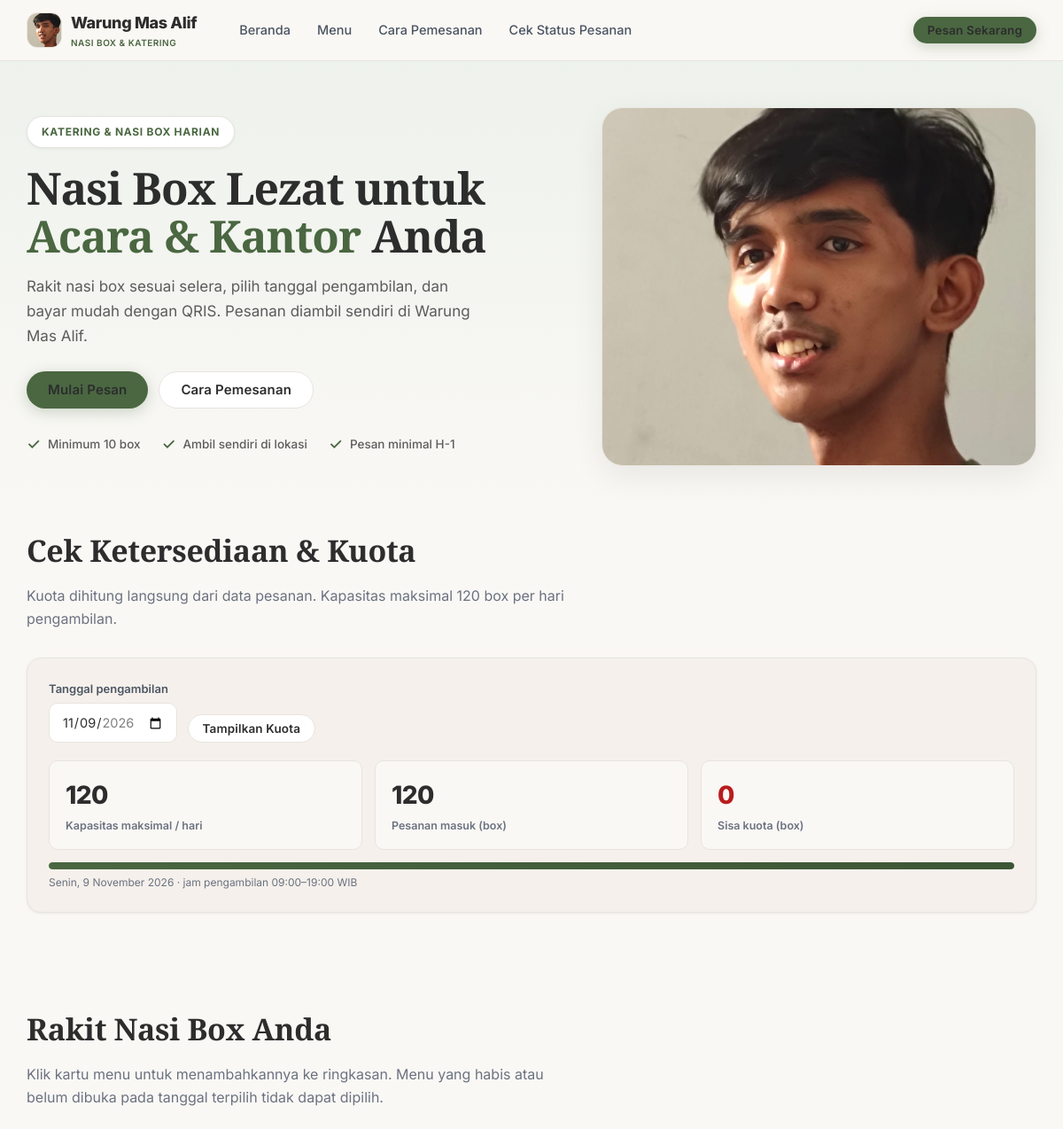
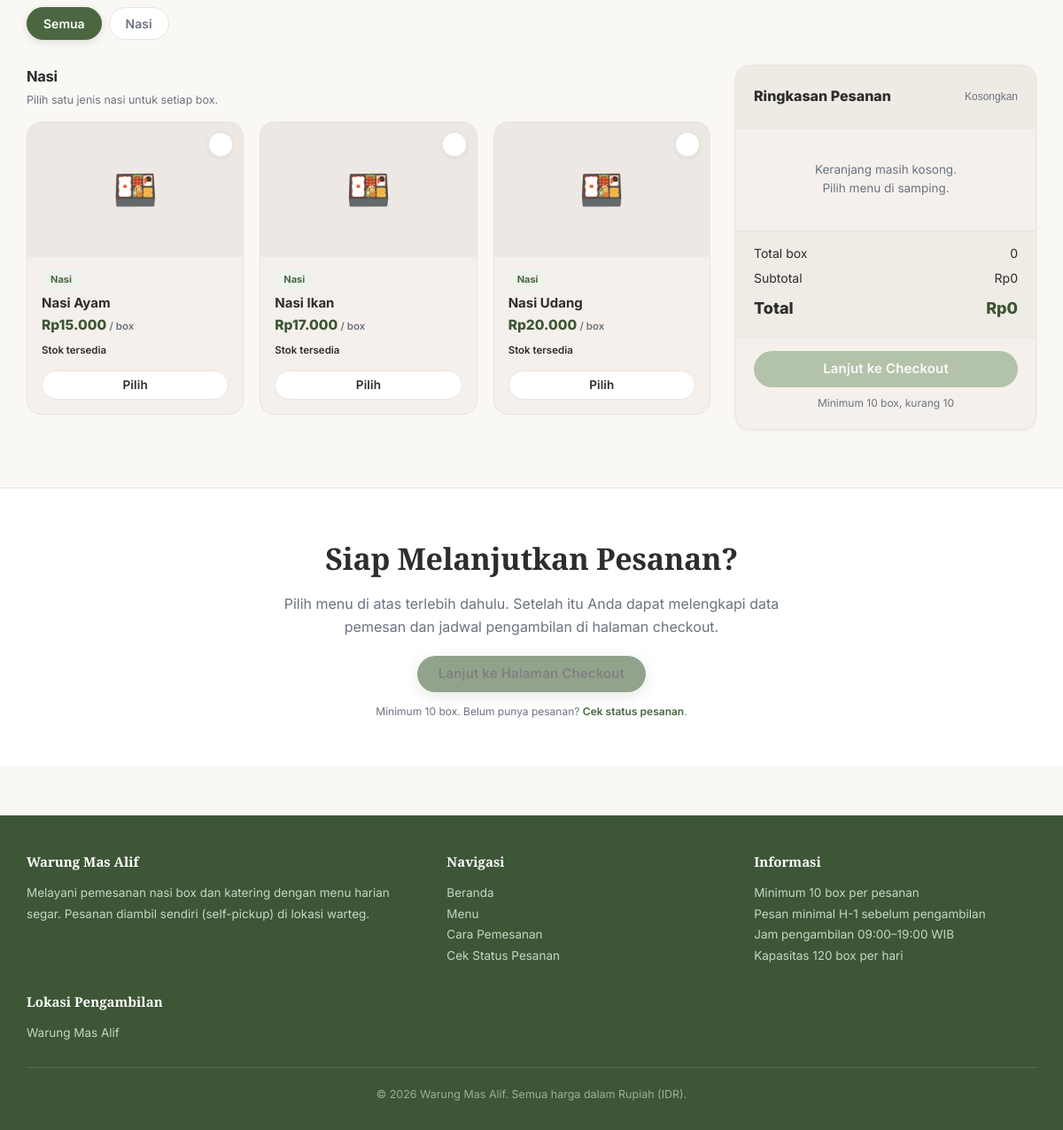
The page /warteg/warteg/index.php on the database its author committed (2 pictures, top to bottom).
### tables this page shows
CREATE TABLE IF NOT EXISTS menu (
  id        INT UNSIGNED NOT NULL AUTO_INCREMENT,
  nama      VARCHAR(100) NOT NULL,
  kategori  ENUM('nasi','lauk','sayur', 'paket a', 'paket b', 'paket c') NOT NULL DEFAULT 'nasi',
  harga     INT UNSIGNED NOT NULL,
  foto      VARCHAR(255) NULL COMMENT 'nama file di folder uploads/menu/',
  aktif     TINYINT(1)   NOT NULL DEFAULT 1,
  PRIMARY KEY (id),
  UNIQUE KEY uq_menu_nama (nama)
);

### warteg/warteg/includes/helpers.php (called while the page is built, shortened)
<?php
function e($s): string { return htmlspecialchars((string)$s, ENT_QUOTES | ENT_SUBSTITUTE, 'UTF-8'); }
function rupiah($n): string { return 'Rp' . number_format((int)$n, 0, ',', '.'); }
function tanggal_id(string $t, bool $dgn_hari = true): string {
    $hari  = ['Minggu','Senin','Selasa','Rabu','Kamis','Jumat','Sabtu'];
    $bulan = ['', 'Januari','Februari','Maret','April','Mei','Juni','Juli','Agustus','September','Oktober','November','Desember'];
    $d = new DateTime($t);
    $s = $d->format('j') . ' ' . $bulan[(int)$d->format('n')] . ' ' . $d->format('Y');
    return $dgn_hari ? $hari[(int)$d->format('w')] . ', ' . $s : $s;
}
function url(string $path): string { return BASE_URL . '/' . ltrim($path, '/'); }
function db_stmt(mysqli $kon, string $sql, array $p = []): mysqli_stmt {
    $st = $kon->prepare($sql);
    if ($p) {
        $tipe = '';
        foreach ($p as $v) $tipe .= is_int($v) ? 'i' : 's';
        $st->bind_param($tipe, ...$p);
    }
    $st->execute();
    return $st;
}
function db_all(mysqli $kon, string $sql, array $p = []): array {
    $st = db_stmt($kon, $sql, $p);
    $r = $st->get_result()->fetch_all(MYSQLI_ASSOC);
    return $r;
}
function db_row(mysqli $kon, string $sql, array $p = []): ?array { return db_all($kon, $sql, $p)[0] ?? null; }

### warteg/warteg/includes/pesanan_service.php (called while the page is built, shortened)
<?php
function ringkasan_tanggal(mysqli $kon, string $tgl): array {
    $r = db_row($kon, "SELECT COALESCE(SUM(total_box),0) AS box, COUNT(*) AS pesanan,
            COALESCE(SUM(status='" . STATUS_MENUNGGU . "'),0) AS menunggu,
            COALESCE(SUM(status='" . STATUS_MASAK . "'),0) AS masak,
            COALESCE(SUM(status='" . STATUS_SIAP . "'),0) AS siap
        FROM pesanan WHERE tanggal_ambil = ?", [$tgl]);
    $box = (int)$r['box'];
    return [
        'box' => $box, 'pesanan' => (int)$r['pesanan'], 'menunggu' => (int)$r['menunggu'],
        'masak' => (int)$r['masak'], 'siap' => (int)$r['siap'],
        'sisa' => max(0, KAPASITAS_HARIAN - $box),
        'persen' => min(100, (int)round($box / KAPASITAS_HARIAN * 100)),
        'level' => $box >= KAPASITAS_HARIAN ? 'penuh' : ($box >= KAPASITAS_HARIAN * 0.8 ? 'hampir' : 'aman'),
    ];
}
function menu_per_tanggal(mysqli $kon, string $tgl): array {
    return db_all($kon, "SELECT m.id, m.nama, m.kategori, m.harga, COALESCE(mh.foto, m.foto) AS foto, m.aktif,
            COALESCE(mh.tersedia,0) AS tersedia, mh.stok, COALESCE(x.jml,0) AS jumlah
        FROM menu m
        LEFT JOIN menu_harian mh ON mh.menu_id = m.id AND mh.tanggal = ?
        LEFT JOIN (SELECT d.menu_id, SUM(d.jumlah) AS jml
                   FROM detail_pesanan d JOIN pesanan p ON p.id = d.pesanan_id
                   WHERE p.tanggal_ambil = ? GROUP BY d.menu_id) x ON x.menu_id = m.id
        WHERE m.aktif = 1 OR x.jml > 0
        ORDER BY FIELD(m.kategori,'nasi','lauk','sayur', 'paket a', 'paket b', 'paket c'), m.nama", [$tgl, $tgl]);
}

### warteg/warteg/index.php (the view, shortened to what this page needs)
<?php
require_once __DIR__ . '/includes/bootstrap.php';
$tgl_min  = (new DateTime('today'))->modify('+' . MINIMAL_H_MINUS . ' day')->format('Y-m-d');
$tgl_maks = (new DateTime('today'))->modify('+' . MAKS_HARI_KE . ' day')->format('Y-m-d');
$tgl_awal = $tgl_min;
$menu_awal = [];
$kapasitas_awal = ['box' => 0, 'sisa' => KAPASITAS_HARIAN, 'persen' => 0, 'level' => 'aman'];
try {
    $menu_awal = menu_per_tanggal($kon, $tgl_awal);
    $kapasitas_awal = ringkasan_tanggal($kon, $tgl_awal);
} catch (Throwable $e) {
    error_log('index pelanggan muat data gagal: ' . $e->getMessage());
}
function kelompok_menu(array $menu): array {
    $g = [];
    foreach ($menu as $m) $g[$m['kategori']][] = $m;
    return $g;
}
$kelompok = kelompok_menu($menu_awal);
$label_kategori = [
    'nasi'    => ['Nasi', 'Pilih satu jenis nasi untuk setiap box.'],
    'lauk'    => ['Lauk Utama', 'Pilih satu lauk utama.'],
    'sayur'   => ['Sayur / Pendamping', 'Pilih sayur atau pendamping.'],
    'paket a' => ['Paket A', 'Paket siap pilih dengan komposisi tersendiri.'],
    'paket b' => ['Paket B', 'Paket siap pilih dengan komposisi tersendiri.'],
    'paket c' => ['Paket C', 'Paket siap pilih dengan komposisi tersendiri.'],
];
require __DIR__ . '/includes/cust_atas.php';
?>
<section class="hero">
    <div class="wadah">
        <div class="hero-grid">
            <div>
                <span class="hero-label">Katering &amp; Nasi Box Harian</span>
                <h1>Nasi Box Lezat untuk <span>Acara &amp; Kantor</span> Anda</h1>
                <p class="lead">Rakit nasi box sesuai selera, pilih tanggal pengambilan, dan bayar mudah dengan QRIS. Pesanan diambil sendiri di <?= e(LOKASI_AMBIL) ?>.</p>
                <div class="hero-cta">
                    <a href="#katalog" class="btn btn-primer">Mulai Pesan</a>
                    <a href="<?= e(url('cara-pemesanan.php')) ?>" class="btn btn-garis">Cara Pemesanan</a>
                </div>
                <div class="hero-fakta">
                    <div><span class="tanda">✓</span> Minimum <?= (int)MINIMAL_BOX ?> box</div>
                    <div><span class="tanda">✓</span> Ambil sendiri di lokasi</div>
                    <div><span class="tanda">✓</span> Pesan minimal H-<?= (int)MINIMAL_H_MINUS ?></div>
                </div>
            </div>
            <div class="hero-gambar">
                <img
                    src="<?= e(url('uploads/1.jpeg')) ?>"
                    alt="Nasi box dan menu katering Warung Mas Alif"
                    loading="eager" >
            </div>
        </div>
    </div>
</section>
<section class="seksi" id="kapasitas" style="padding-top:20px">
    <div class="wadah">
        <div class="seksi-kepala">
            <h2>Cek Ketersediaan &amp; Kuota</h2>
            <p>Kuota dihitung langsung dari data pesanan. Kapasitas maksimal <?= (int)KAPASITAS_HARIAN ?> box per hari pengambilan.</p>
        </div>
        <div class="panel-kapasitas">
            <div class="pilih-tanggal">
                <div class="grup">
                    <label for="cekTanggal">Tanggal pengambilan</label>
                    <input type="date" class="input" id="cekTanggal" min="<?= e($tgl_min) ?>" max="<?= e($tgl_maks) ?>" value="<?= e($tgl_awal) ?>">
                </div>
                <button type="button" class="btn btn-garis btn-kecil" id="btnCekTanggal">Tampilkan Kuota</button>
            </div>
            <div class="kapasitas-info" id="kapasitasInfo">
                <div class="kapasitas-kotak">
                    <div class="angka"><?= (int)KAPASITAS_HARIAN ?></div>
                    <div class="label">Kapasitas maksimal / hari</div>
                </div>
                <div class="kapasitas-kotak">
                    <div class="angka" id="kapTerpakai"><?= (int)$kapasitas_awal['box'] ?></div>
                    <div class="label">Pesanan masuk (box)</div>
                </div>
                <div class="kapasitas-kotak sisa <?= e($kapasitas_awal['level']) ?>" id="kotakSisa">
                    <div class="angka" id="kapSisa"><?= (int)$kapasitas_awal['sisa'] ?></div>
                    <div class="label">Sisa kuota (box)</div>
                </div>
            </div>
            <div class="bar-kapasitas"><span id="barKapasitas" style="width:<?= (int)$kapasitas_awal['persen'] ?>%"></span></div>
            <p class="bantuan" id="teksTanggal"><?= e(tanggal_id($tgl_awal)) ?> &middot; jam pengambilan <?= e(JAM_BUKA) ?>–<?= e(JAM_TUTUP) ?> WIB</p>
        </div>
    </div>
</section>
<section class="seksi" id="katalog">
    <div class="wadah">
        <div class="seksi-kepala">
            <h2>Rakit Nasi Box Anda</h2>
            <p>Klik kartu menu untuk menambahkannya ke ringkasan. Menu yang habis atau belum dibuka pada tanggal terpilih tidak dapat dipilih.</p>
        </div>
        <div class="kategori-filter" id="kategoriFilter" role="tablist" aria-label="Filter kategori menu">
            <button type="button" class="filter-btn aktif" data-filter="semua" role="tab" aria-selected="true">Semua</button>
            <?php
            $urutan_chip = ['nasi', 'lauk', 'sayur', 'paket a', 'paket b', 'paket c'];
            foreach ($urutan_chip as $kat):
                if (!isset($kelompok[$kat])) continue;
                [$lab_chip] = $label_kategori[$kat] ?? [ucfirst($kat), ''];
            ?>
                <button type="button" class="filter-btn" data-filter="<?= e($kat) ?>" role="tab" aria-selected="false"><?= e($lab_chip) ?></button>
            <?php endforeach; ?>
        </div>
        <div class="builder-grid">
            <div id="katalogMenu">
                <?php if (!$kelompok): ?>
                    <div class="kosong"><div class="ikon">🍽️</div><p>Belum ada menu yang dibuka untuk tanggal ini. Pilih tanggal lain di atas.</p></div>
                <?php else: ?>
                    <?php foreach ($kelompok as $kat => $daftar): ?>
                        <?php [$lab, $aturan] = $label_kategori[$kat] ?? [ucfirst($kat), '']; ?>
                        <div class="kategori-blok" data-kategori="<?= e($kat) ?>">
                            <h3><?= e($lab) ?></h3>
                            <p class="aturan"><?= e($aturan) ?></p>
                            <div class="grid-menu-cust">
                                <?php foreach ($daftar as $m):
                                    $tersedia = ((int)$m['tersedia'] === 1) && !empty($m['aktif']);
                                    $sisa_stok = $m['stok'] === null ? null : max(0, (int)$m['stok'] - (int)$m['jumlah']);
                                    $stok_habis = ($sisa_stok !== null && $sisa_stok <= 0);
                                    $bisa = $tersedia && !$stok_habis;
                                    $kelas_stok = '';
                                ?>
                                <div class="kartu-cust<?= $bisa ? '' : ' habis' ?>"
                                     data-menu-id="<?= (int)$m['id'] ?>"
                                     data-nama="<?= e($m['nama']) ?>"
                                     data-harga="<?= (int)$m['harga'] ?>"
                                     data-kategori="<?= e($m['kategori']) ?>"
                                     data-sisa-stok="<?= $sisa_stok === null ? '' : (int)$sisa_stok ?>">
                                    <span class="cek" aria-hidden="true">✓</span>
                                    <div class="foto">
                                        <?php if (!empty($m['foto'])): ?>
                                            <img src="<?= e(url('uploads/menu/' . rawurlencode($m['foto']))) ?>" alt="<?= e($m['nama']) ?>" loading="lazy">
                                        <?php else: ?><span aria-hidden="true">🍱</span><?php endif; ?>
                                    </div>
                                    <div class="isi">
                                        <span class="badge-kat"><?= e($label_kategori[$m['kategori']][0] ?? ucfirst($m['kategori'])) ?></span>
                                        <div class="nama"><?= e($m['nama']) ?></div>
                                        <div class="harga"><?= e(rupiah($m['harga'])) ?> <small>/ box</small></div>
                                        <div class="badge-stok <?= e($kelas_stok) ?>">
                                            <?php if (!$tersedia): ?>
                                                Tidak tersedia
                                            <?php elseif ($sisa_stok === null): ?>
                                                Stok tersedia
                                            <?php elseif ($stok_habis): ?>
                                                Stok habis
                                            <?php else: ?>
                                                Sisa <?= (int)$sisa_stok ?> box
                                            <?php endif; ?>
                                        </div>
                                        <div class="pilih">
                                            <?php if ($bisa): ?>
                                                <button type="button" class="btn btn-garis btn-kecil btn-blok pilih-menu">Pilih</button>
                                            <?php else: ?>
                                                <button type="button" class="btn btn-garis btn-kecil btn-blok" disabled>Tidak dapat dipilih</button>
                                            <?php endif; ?>
                                        </div>
                                    </div>
                                </div>
                                <?php endforeach; ?>
                            </div>
                        </div>
                    <?php endforeach; ?>
                <?php endif; ?>
            </div>
            <aside class="ringkasan" id="ringkasan" aria-label="Ringkasan pesanan">
                <div class="ringkasan-kepala">
                    <span>Ringkasan Pesanan</span>
                    <button type="button" class="baris-menu hapus" id="kosongkanKeranjang" title="Kosongkan pilihan" style="font-size:12px;color:var(--c-redup);background:none;border:0;cursor:pointer" hidden>Kosongkan</button>
                </div>
                <div class="ringkasan-isi" id="ringkasanIsi">
                </div>
                <div class="ringkasan-total">
                    <div class="total-baris"><span>Total box</span><span id="totalBox">0</span></div>
                    <div class="total-baris"><span>Subtotal</span><span id="subtotal">Rp0</span></div>
                    <div class="total-baris besar"><span>Total</span><span class="nilai" id="totalHarga">Rp0</span></div>
                </div>
                <div class="ringkasan-aksi">
                    <button type="button" class="btn btn-primer btn-blok" id="btnLanjut" disabled>Lanjut ke Checkout</button>
                    <p class="bantuan" id="pesanMin" style="text-align:center;margin-top:8px">Minimum <?= (int)MINIMAL_BOX ?> box</p>
                </div>
            </aside>
        </div>
    </div>
</section>
<section class="seksi cta-checkout" style="background:#fff;border-top:1px solid var(--c-garis);text-align:center">
    <div class="wadah" style="max-width:640px">
        <div class="seksi-kepala" style="margin-bottom:20px">
            <h2>Siap Melanjutkan Pesanan?</h2>
            <p style="margin-left:auto;margin-right:auto">Pilih menu di atas terlebih dahulu. Setelah itu Anda dapat melengkapi data pemesan dan jadwal pengambilan di halaman checkout.</p>
        </div>
        <a href="<?= e(url('checkout.php')) ?>" class="btn btn-primer" id="btnKeCheckout" aria-disabled="true" style="pointer-events:none;opacity:.6">Lanjut ke Halaman Checkout</a>
        <p class="bantuan" style="margin-top:12px">Minimum <?= (int)MINIMAL_BOX ?> box. Belum punya pesanan? <a href="<?= e(url('cek_status.php')) ?>" style="color:var(--c-primer);font-weight:600">Cek status pesanan</a>.</p>
    </div>
</section>
<?php
require __DIR__ . '/includes/cust_bawah.php';

### rows shown on the page
menu: kategori "Nasi", nama "Nasi Ayam", harga "Rp15.000", aktif "Stok tersedia"
menu: kategori "Nasi", nama "Nasi Ikan", harga "Rp17.000", aktif "Stok tersedia"
menu: kategori "Nasi", nama "Nasi Udang", harga "Rp20.000", aktif "Stok tersedia"

### other values the page prints
NAMA_WARTEG "Warung Mas Alif"
LOKASI_AMBIL "Warung Mas Alif"
MINIMAL_BOX "10"
MINIMAL_H_MINUS "1"
KAPASITAS_HARIAN "120"
$kapasitas_awal['box'] "120"
$kapasitas_awal['sisa'] "0"
tanggal_id($tgl_awal) "Senin, 9 November 2026"
JAM_BUKA "09:00"
JAM_TUTUP "19:00"
$lab_chip "Nasi"
$lab "Nasi"
$aturan "Pilih satu jenis nasi untuk setiap box."
